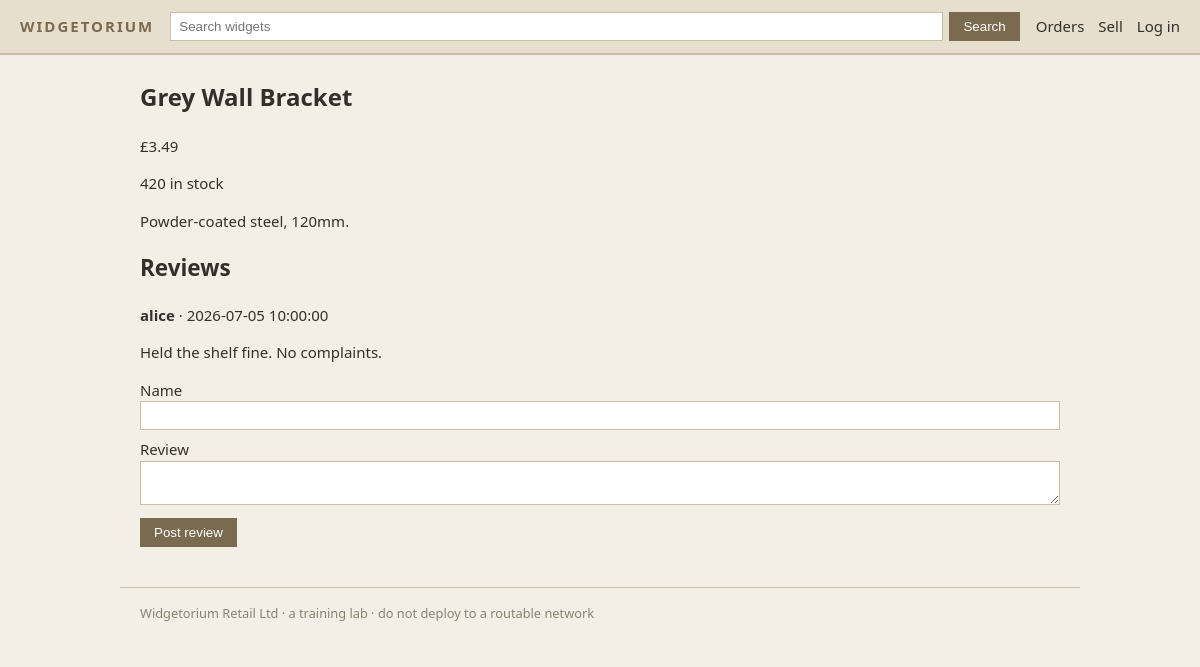
Page /webapp/src/product.php?id=1 on the committed database.
### tables this page shows
CREATE TABLE products (
  id             INT AUTO_INCREMENT PRIMARY KEY,
   
  name           VARCHAR(255)  NOT NULL,
  description     TEXT          NULL,
  price          DECIMAL(10,2) NOT NULL DEFAULT 0.00,
  stock          INT           NOT NULL DEFAULT 0,
   
  owner_user_id  INT           NULL,
  created_at     DATETIME      NOT NULL DEFAULT CURRENT_TIMESTAMP
);

CREATE TABLE reviews (
  id             INT AUTO_INCREMENT PRIMARY KEY,
  product_id     INT           NOT NULL,
  author         VARCHAR(120)  NOT NULL,
   
  body           TEXT          NOT NULL,
  created_at     DATETIME      NOT NULL DEFAULT CURRENT_TIMESTAMP
);

### webapp/src/lib/db.php (called while the page is built, shortened)
<?php
function wdg_config(): array
{
    static $cfg = null;
    if ($cfg === null) {
        $cfg = require __DIR__ . '/../config.php';
    }
    return $cfg;
}
function wdg_db(): PDO
{
    static $pdo = null;
    if ($pdo instanceof PDO) {
        return $pdo;
    }
    $c = wdg_config()['db'];
    $dsn = "mysql:host={$c['host']};dbname={$c['name']};charset=utf8mb4";
    for ($i = 0; $i < 30; $i++) {
        try {
            $pdo = new PDO($dsn, $c['user'], $c['pass'], [
                PDO::ATTR_ERRMODE            => PDO::ERRMODE_EXCEPTION,
                PDO::ATTR_DEFAULT_FETCH_MODE => PDO::FETCH_ASSOC,
                PDO::ATTR_EMULATE_PREPARES   => true,
            ]);
            return $pdo;
        } catch (PDOException $e) {
            $lastErr = $e;
            sleep(1);
        }
    }
    exit;
}
function wdg_prepare(string $sql): PDOStatement
{
    try {
        return wdg_db()->prepare($sql);
    } catch (PDOException $e) {
        wdg_sql_error($sql, $e);
    }
}

### webapp/src/product.php (the view, shortened to what this page needs)
<?php
require_once __DIR__ . '/lib/helpers.php';
$id = isset($_GET['id']) ? (int) $_GET['id'] : 0;
$st = wdg_prepare("SELECT * FROM products WHERE id = :id");
$st->execute([':id' => $id]);
$p = $st->fetch();
$rst = wdg_prepare("SELECT author, body, created_at FROM reviews WHERE product_id = :id ORDER BY id DESC");
$rst->execute([':id' => $id]);
$reviews = $rst->fetchAll();
?>
<article class="product">
  <h1><?= htmlspecialchars($p['name']) ?></h1>
  <p class="price"><?= wdg_money($p['price']) ?></p>
  <p class="stock"><?= (int) $p['stock'] ?> in stock</p>
  <p><?= htmlspecialchars($p['description']) ?></p>
</article>
<section class="reviews">
  <h2>Reviews</h2>
  <?php if (!$reviews): ?>
    <p>No reviews yet.</p>
  <?php else: ?>
    <?php foreach ($reviews as $r): ?>
      <div class="review">
        <p class="meta"><strong><?= htmlspecialchars($r['author']) ?></strong>
          &middot; <?= htmlspecialchars($r['created_at']) ?></p>
        <p class="body"><?= $r['body'] ?></p>
      </div>
    <?php endforeach; ?>
  <?php endif; ?>
  <form class="review-form" action="/review.php" method="post">
    <label>Name <input type="text" name="author" required></label>
    <label>Review <textarea name="body" required></textarea></label>
    <button type="submit">Post review</button>
  </form>
</section>

### webapp/src/assets/style.css (style rules this page uses)
:root { --beige: #f4efe6; --beige-dark: #e7dfce; --ink: #33302b; --accent: #7a6a4f; --line: #cabfa6; }
* { box-sizing: border-box; }
body { margin: 0; font: 15px/1.5 "Segoe UI", Tahoma, Verdana, sans-serif; color: var(--ink); background: var(--beige); }
h1 { font-size: 1.5rem; }
.auth label, .review-form label, .admin-form label { display: block; margin: 8px 0; }
.auth input, .review-form textarea, .review-form input { width: 100%; padding: 6px 8px; border: 1px solid var(--line); }
button { padding: 7px 14px; background: var(--accent); color: #fff; border: 0; cursor: pointer; }

### rows in the picture
products: name "Grey Wall Bracket", price "£3.49", stock "420", description "Powder-coated steel, 120mm."
reviews: author "alice", created_at "2026-07-05 10:00:00", body "Held the shelf fine. No complaints."
